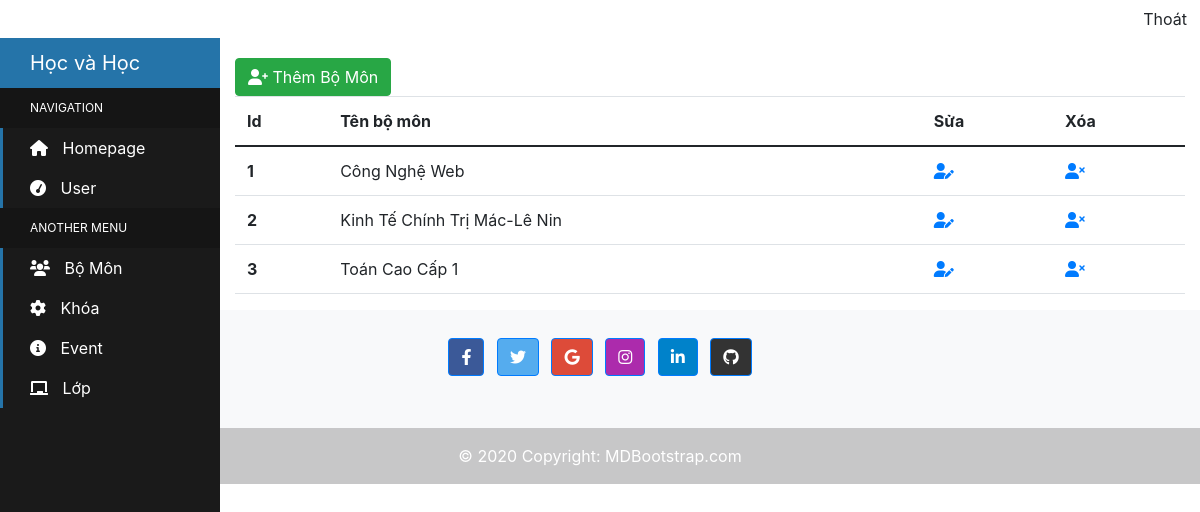
The page /admin/bomom/bomon.php (signed in) on the database its author committed.
### tables this page shows
CREATE TABLE `bo_mon` (
  `id_BoMon` int(11) NOT NULL,
  `ten_BoMon` varchar(100) NOT NULL
);

### admin/bomom/bomon.php (the view, shortened to what this page needs)
<?php include '../header.php';?>
  <div class="sidebar-container">
    <div class="sidebar-logo">
      Học và Học
    </div>
    <ul class="sidebar-navigation">
      <li class="header">Navigation</li>
      <li>
        <a href="../trangchu.php">
          <i class="fa fa-home" aria-hidden="true"></i> Homepage
        </a>
      </li>
      <li>
        <a href="../user/user.php">
          <i class="fa fa-tachometer" aria-hidden="true"></i> User
        </a>
      </li>
      <li class="header">Another Menu</li>
      <li>
        <a href="../bomom/bomon.php">
          <i class="fa fa-users" aria-hidden="true"></i> Bộ Môn
        </a>
      </li>
      <li>
        <a href="../khoa/khoa.php">
          <i class="fa fa-cog" aria-hidden="true"></i> Khóa
        </a>
      </li>
      <li>
        <a href="../event/event.php">
          <i class="fa fa-info-circle" aria-hidden="true"></i> Event
        </a>
      </li>
      <li>
        <a href="../lop/lop.php">
          <i class="fa fa-chalkboard" aria-hidden="true"></i> Lớp
        </a>
      </li>
    </ul>
  </div>
<div class="content-container">
  <div class="container-fluid">
  <main>
        <a href="add.php" class="btn btn-success"><i class="fas fa-user-plus"></i> Thêm Bộ Môn</a>
        <table class="table">
            <thead>
                <tr>
                    <th scope="col">Id</th>
                    <th scope="col">Tên bộ môn</th>
                    <th scope="col">Sửa</th>
                    <th scope="col">Xóa</th>
                </tr>
            </thead>
            <tbody>
                <?php
                    include '../../config/connect.php';
                    $sql = "SELECT * from bo_mon";
                    $result = mysqli_query($conn,$sql);
                    if(mysqli_num_rows($result)>0){
                        while($row=mysqli_fetch_assoc($result)){
                ?>
                            <tr>
                                <th scope="row"><?php echo $row['id_BoMon']; ?> </th>
                                <td><?php echo $row['ten_BoMon']; ?></td>
                                <td><a href="edit.php?id=<?php echo $row['id_BoMon']; ?>"><i class="fas fa-user-edit"></i></a></td>
                                <td><a href="delete.php?id=<?php echo $row['id_BoMon']; ?>"><i class="fas fa-user-times"></i></a></td>
                            </tr>
                <?php
                        }
                    }
                ?>
            </tbody>
            </table>
    </main>
  </div>
</div>
 <?php include '../footer.php';?>

### admin/bomom/bomon.php (style rules this page uses)
.sidebar-container { position: fixed; width: 220px; height: 100%; left: 0; overflow-x: hidden; overflow-y: auto; background: #1a1a1a; color: #fff; }
.content-container { padding-top: 20px; }
.sidebar-logo { padding: 10px 15px 10px 30px; font-size: 20px; background-color: #2574A9; }
.sidebar-navigation { padding: 0; margin: 0; list-style-type: none; position: relative; }
.sidebar-navigation li { background-color: transparent; position: relative; display: inline-block; width: 100%; line-height: 20px; }
.sidebar-navigation li a { padding: 10px 15px 10px 30px; display: block; color: #fff; }
.sidebar-navigation li .fa { margin-right: 10px; }
.sidebar-navigation li::before { background-color: #2574A9; position: absolute; content: ''; height: 100%; left: 0; top: 0; -webkit-transition: width 0.2s ease-in; transition: width 0.2s ease-in; width: 3px; z-index: -1; }
.sidebar-navigation .header { font-size: 12px; text-transform: uppercase; background-color: #151515; padding: 10px 15px 10px 30px; }
.sidebar-navigation .header::before { background-color: transparent; }
.content-container { padding-left: 220px; }

### rows shown on the page
bo_mon: id_BoMon "1", ten_BoMon "Công Nghệ Web"
bo_mon: id_BoMon "2", ten_BoMon "Kinh Tế Chính Trị Mác-Lê Nin"
bo_mon: id_BoMon "3", ten_BoMon "Toán Cao Cấp 1"
